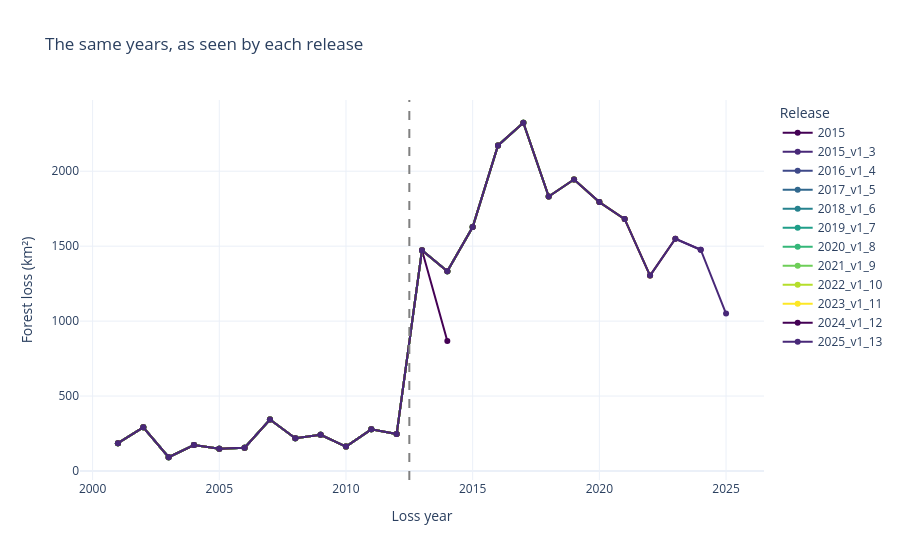

The notebook cell this image was saved under:
### Code cell
plot_table = loss_by_release.reset_index().melt(id_vars="release", var_name="year", value_name="loss_km2").dropna()
fig = px.line(
    plot_table, x="year", y="loss_km2", color="release", markers=True,
    category_orders={"release": release_order}, color_discrete_sequence=px.colors.sequential.Viridis,
    labels={"loss_km2": "Forest loss (km²)", "year": "Loss year", "release": "Release"},
    title="The same years, as seen by each release", template="plotly_white",
)
fig.add_vline(x=METHOD_CHANGE_YEAR - 0.5, line_dash="dash", line_color="grey")
fig.show()

### Figure 1 — Plotly figure (JSON) as saved in the notebook; plotly's stock layout.template omitted (floating-point values rounded to 4 significant figures)
{"data": [{"hovertemplate": "Release=2015<br>Loss year=%{x}<br>Forest loss (km²)=%{y}<extra></extra>", "legendgroup": "2015", "line": {"color": "#440154", "dash": "solid"}, "marker": {"symbol": "circle"}, "mode": "lines+markers", "name": "2015", "orientation": "v", "showlegend": true, "type": "scatter", "x": [2001, 2002, 2003, 2004, 2005, 2006, 2007, 2008, 2009, 2010, 2011, 2012, 2013, 2014], "xaxis": "x", "y": [186.0, 291.2, 91.75, 173.2, 148.2, 154.9, 343.5, 218.1, 241.2, 163.0, 278.1, 246.4, 1473.0, 867.7], "yaxis": "y"}, {"hovertemplate": "Release=2015_v1_3<br>Loss year=%{x}<br>Forest loss (km²)=%{y}<extra></extra>", "legendgroup": "2015_v1_3", "line": {"color": "#482878", "dash": "solid"}, "marker": {"symbol": "circle"}, "mode": "lines+markers", "name": "2015_v1_3", "orientation": "v", "showlegend": true, "type": "scatter", "x": [2001, 2002, 2003, 2004, 2005, 2006, 2007, 2008, 2009, 2010, 2011, 2012, 2013, 2014, 2015], "xaxis": "x", "y": [186.0, 291.2, 91.75, 173.2, 148.2, 154.9, 343.5, 218.1, 241.2, 163.0, 278.1, 246.4, 1473.0, 1332.0, 1628.0], "yaxis": "y"}, {"hovertemplate": "Release=2016_v1_4<br>Loss year=%{x}<br>Forest loss (km²)=%{y}<extra></extra>", "legendgroup": "2016_v1_4", "line": {"color": "#3e4989", "dash": "solid"}, "marker": {"symbol": "circle"}, "mode": "lines+markers", "name": "2016_v1_4", "orientation": "v", "showlegend": true, "type": "scatter", "x": [2001, 2002, 2003, 2004, 2005, 2006, 2007, 2008, 2009, 2010, 2011, 2012, 2013, 2014, 2015, 2016], "xaxis": "x", "y": [186.0, 291.2, 91.75, 173.2, 148.2, 154.9, 343.5, 218.1, 241.2, 163.0, 278.1, 246.4, 1473.0, 1332.0, 1628.0, 2173.0], "yaxis": "y"}, {"hovertemplate": "Release=2017_v1_5<br>Loss year=%{x}<br>Forest loss (km²)=%{y}<extra></extra>", "legendgroup": "2017_v1_5", "line": {"color": "#31688e", "dash": "solid"}, "marker": {"symbol": "circle"}, "mode": "lines+markers", "name": "2017_v1_5", "orientation": "v", "showlegend": true, "type": "scatter", "x": [2001, 2002, 2003, 2004, 2005, 2006, 2007, 2008, 2009, 2010, 2011, 2012, 2013, 2014, 2015, 2016, 2017], "xaxis": "x", "y": [186.0, 291.2, 91.75, 173.2, 148.2, 154.9, 343.5, 218.1, 241.2, 163.0, 278.1, 246.4, 1473.0, 1332.0, 1628.0, 2173.0, 2324.0], "yaxis": "y"}, {"hovertemplate": "Release=2018_v1_6<br>Loss year=%{x}<br>Forest loss (km²)=%{y}<extra></extra>", "legendgroup": "2018_v1_6", "line": {"color": "#26828e", "dash": "solid"}, "marker": {"symbol": "circle"}, "mode": "lines+markers", "name": "2018_v1_6", "orientation": "v", "showlegend": true, "type": "scatter", "x": [2001, 2002, 2003, 2004, 2005, 2006, 2007, 2008, 2009, 2010, 2011, 2012, 2013, 2014, 2015, 2016, 2017, 2018], "xaxis": "x", "y": [186.0, 291.2, 91.75, 173.2, 148.2, 154.9, 343.5, 218.1, 241.2, 163.0, 278.1, 246.4, 1473.0, 1332.0, 1628.0, 2173.0, 2324.0, 1831.0], "yaxis": "y"}, {"hovertemplate": "Release=2019_v1_7<br>Loss year=%{x}<br>Forest loss (km²)=%{y}<extra></extra>", "legendgroup": "2019_v1_7", "line": {"color": "#1f9e89", "dash": "solid"}, "marker": {"symbol": "circle"}, "mode": "lines+markers", "name": "2019_v1_7", "orientation": "v", "showlegend": true, "type": "scatter", "x": [2001, 2002, 2003, 2004, 2005, 2006, 2007, 2008, 2009, 2010, 2011, 2012, 2013, 2014, 2015, 2016, 2017, 2018, 2019], "xaxis": "x", "y": [186.0, 291.2, 91.75, 173.2, 148.2, 154.9, 343.5, 218.1, 241.2, 163.0, 278.1, 246.4, 1473.0, 1332.0, 1628.0, 2173.0, 2324.0, 1831.0, 1945.0], "yaxis": "y"}, {"hovertemplate": "Release=2020_v1_8<br>Loss year=%{x}<br>Forest loss (km²)=%{y}<extra></extra>", "legendgroup": "2020_v1_8", "line": {"color": "#35b779", "dash": "solid"}, "marker": {"symbol": "circle"}, "mode": "lines+markers", "name": "2020_v1_8", "orientation": "v", "showlegend": true, "type": "scatter", "x": [2001, 2002, 2003, 2004, 2005, 2006, 2007, 2008, 2009, 2010, 2011, 2012, 2013, 2014, 2015, 2016, 2017, 2018, 2019, 2020], "xaxis": "x", "y": [186.0, 291.2, 91.75, 173.2, 148.2, 154.9, 343.5, 218.1, 241.2, 163.0, 278.1, 246.4, 1473.0, 1332.0, 1628.0, 2173.0, 2324.0, 1831.0, 1945.0, 1794.0], "yaxis": "y"}, {"hovertemplate": "Release=2021_v1_9<br>Loss year=%{x}<br>Forest loss (km²)=%{y}<extra></extra>", "legendgroup": "2021_v1_9", "line": {"color": "#6ece58", "dash": "solid"}, "marker": {"symbol": "circle"}, "mode": "lines+markers", "name": "2021_v1_9", "orientation": "v", "showlegend": true, "type": "scatter", "x": [2001, 2002, 2003, 2004, 2005, 2006, 2007, 2008, 2009, 2010, 2011, 2012, 2013, 2014, 2015, 2016, 2017, 2018, 2019, 2020, 2021], "xaxis": "x", "y": [186.0, 291.2, 91.75, 173.2, 148.2, 154.9, 343.5, 218.1, 241.2, 163.0, 278.1, 246.4, 1473.0, 1332.0, 1628.0, 2173.0, 2324.0, 1831.0, 1945.0, 1794.0, 1681.0], "yaxis": "y"}, {"hovertemplate": "Release=2022_v1_10<br>Loss year=%{x}<br>Forest loss (km²)=%{y}<extra></extra>", "legendgroup": "2022_v1_10", "line": {"color": "#b5de2b", "dash": "solid"}, "marker": {"symbol": "circle"}, "mode": "lines+markers", "name": "2022_v1_10", "orientation": "v", "showlegend": true, "type": "scatter", "x": [2001, 2002, 2003, 2004, 2005, 2006, 2007, 2008, 2009, 2010, 2011, 2012, 2013, 2014, 2015, 2016, 2017, 2018, 2019, 2020, 2021, 2022], "xaxis": "x", "y": [186.0, 291.2, 91.75, 173.2, 148.2, 154.9, 343.5, 218.1, 241.2, 163.0, 278.1, 246.4, 1473.0, 1332.0, 1628.0, 2173.0, 2324.0, 1831.0, 1945.0, 1794.0, 1681.0, 1304.0], "yaxis": "y"}, {"hovertemplate": "Release=2023_v1_11<br>Loss year=%{x}<br>Forest loss (km²)=%{y}<extra></extra>", "legendgroup": "2023_v1_11", "line": {"color": "#fde725", "dash": "solid"}, "marker": {"symbol": "circle"}, "mode": "lines+markers", "name": "2023_v1_11", "orientation": "v", "showlegend": true, "type": "scatter", "x": [2001, 2002, 2003, 2004, 2005, 2006, 2007, 2008, 2009, 2010, 2011, 2012, 2013, 2014, 2015, 2016, 2017, 2018, 2019, 2020, 2021, 2022, 2023], "xaxis": "x", "y": [186.0, 291.2, 91.75, 173.2, 148.2, 154.9, 343.5, 218.1, 241.2, 163.0, 278.1, 246.4, 1473.0, 1332.0, 1628.0, 2173.0, 2324.0, 1831.0, 1945.0, 1794.0, 1681.0, 1304.0, 1550.0], "yaxis": "y"}, {"hovertemplate": "Release=2024_v1_12<br>Loss year=%{x}<br>Forest loss (km²)=%{y}<extra></extra>", "legendgroup": "2024_v1_12", "line": {"color": "#440154", "dash": "solid"}, "marker": {"symbol": "circle"}, "mode": "lines+markers", "name": "2024_v1_12", "orientation": "v", "showlegend": true, "type": "scatter", "x": [2001, 2002, 2003, 2004, 2005, 2006, 2007, 2008, 2009, 2010, 2011, 2012, 2013, 2014, 2015, 2016, 2017, 2018, 2019, 2020, 2021, 2022, 2023, 2024], "xaxis": "x", "y": [186.0, 291.2, 91.75, 173.2, 148.2, 154.9, 343.5, 218.1, 241.2, 163.0, 278.1, 246.4, 1473.0, 1332.0, 1628.0, 2173.0, 2324.0, 1831.0, 1945.0, 1794.0, 1681.0, 1304.0, 1550.0, 1476.0], "yaxis": "y"}, {"hovertemplate": "Release=2025_v1_13<br>Loss year=%{x}<br>Forest loss (km²)=%{y}<extra></extra>", "legendgroup": "2025_v1_13", "line": {"color": "#482878", "dash": "solid"}, "marker": {"symbol": "circle"}, "mode": "lines+markers", "name": "2025_v1_13", "orientation": "v", "showlegend": true, "type": "scatter", "x": [2001, 2002, 2003, 2004, 2005, 2006, 2007, 2008, 2009, 2010, 2011, 2012, 2013, 2014, 2015, 2016, 2017, 2018, 2019, 2020, 2021, 2022, 2023, 2024, 2025], "xaxis": "x", "y": [186.0, 291.2, 91.75, 173.2, 148.2, 154.9, 343.5, 218.1, 241.2, 163.0, 278.1, 246.4, 1473.0, 1332.0, 1628.0, 2173.0, 2324.0, 1831.0, 1945.0, 1794.0, 1681.0, 1304.0, 1550.0, 1476.0, 1050.0], "yaxis": "y"}], "layout": {"legend": {"title": {"text": "Release"}, "tracegroupgap": 0}, "shapes": [{"line": {"color": "grey", "dash": "dash"}, "type": "line", "x0": 2012.0, "x1": 2012.0, "xref": "x", "y0": 0, "y1": 1, "yref": "y domain"}], "title": {"text": "The same years, as seen by each release"}, "xaxis": {"anchor": "y", "domain": [0, 1], "title": {"text": "Loss year"}}, "yaxis": {"anchor": "x", "domain": [0, 1], "title": {"text": "Forest loss (km²)"}}}}
